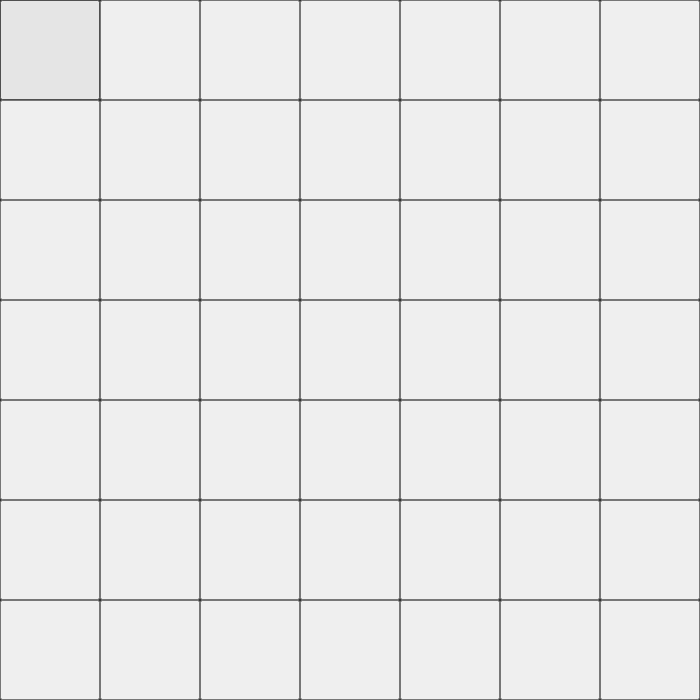
Frame 1 (no input)
Frame 60 (no input): identical to frame 1, image omitted
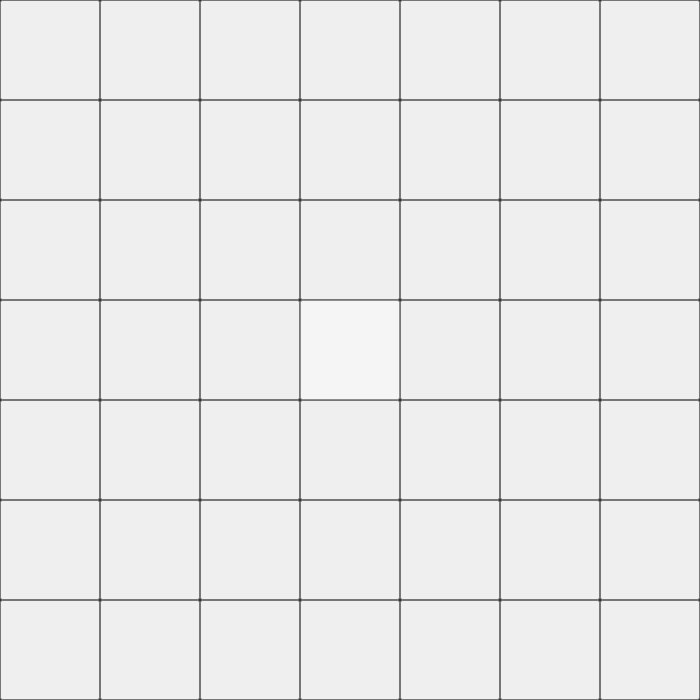
Frame 120 (the mouse pressed at the canvas centre since frame 60)

The p5.js sketch that drew these frames (run headless with seeded random() and noise() and a simulated clock; from frame 60 on, the mouse is pressed at the canvas centre):

// p5.js sketch
// ── sketch.js
function setup() {
  createCanvas(700, 700);
  for (var xpos = 0; xpos < 700; xpos += 100) {
    for(var ypos = 0; ypos < 700; ypos += 100) {
      button = createButton("");
      button.position(xpos,ypos);
      button.size(100,100);
      
    }
  }
  
  background(51);
}

function mousePressed() {
  var x = mouseX;
  var y = mouseY;
  if (x > 0 && x < 100 && y > 0 && y < 100) {
    button = createButton("");
    button.position(0,0);
    button.size(100,100);
    button.style("background-color", "blue");
  }
  
  if (x > 100 && x < 200 && y > 0 && y < 100) {
    button = createButton("");
    button.position(100,0);
    button.size(100,100);
    button.style("background-color", "blue");
  }
  
  if (x > 200 && x < 300 && y > 0 && y < 100) {
    button = createButton("");
    button.position(200,0);
    button.size(100,100);
    button.style("background-color", "blue");
  }
  
  if (x > 300 && x < 400 && y > 0 && y < 100) {
    button = createButton("");
    button.position(300,0);
    button.size(100,100);
    button.style("background-color", "blue");
  }
  
  if (x > 400 && x < 500 && y > 0 && y < 100) {
    button = createButton("");
    button.position(400,0);
    button.size(100,100);
    button.style("background-color", "blue");
  }
  
  if (x > 500 && x < 600 && y > 0 && y < 100) {
    button = createButton("");
    button.position(500,0);
    button.size(100,100);
    button.style("background-color", "blue");
  }
  
  if (x > 600 && x < 700 && y > 0 && y < 100) {
    button = createButton("");
    button.position(600,0);
    button.size(100,100);
    button.style("background-color", "blue");
  }
  
  
}
function draw() {
  
  /*for (var xpos = 0; xpos <= 700; xpos += 100) {
    for(var ypos = 0; ypos <= 700; ypos += 100) {
      stroke(0);
      rect(xpos, ypos, 100,100);
    }
  }*/
  
}
